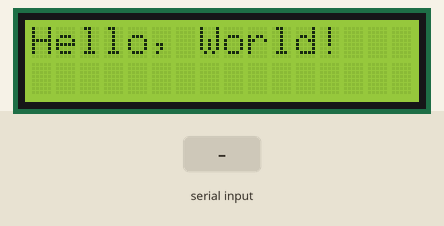
Recording of a program running on a simulated ESP32. Shown: 16×2 character LCD. The inputs (shaded band) are chosen by the test bench.

Above: at 1.2 s.
1.3 s: "1" received over Serial
At 2.6 s:
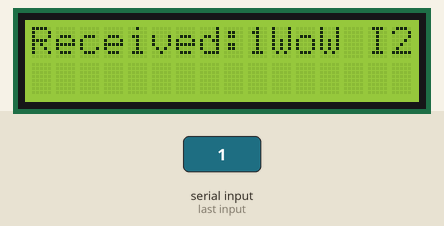
At 5.0 s:
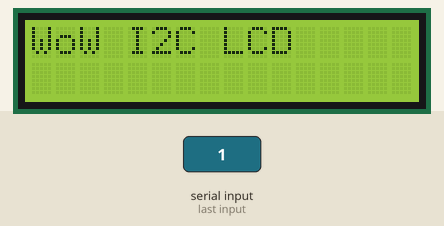
Timing chart, 0 to 6.5 s (numbered marks = the images above; inputs shaded):
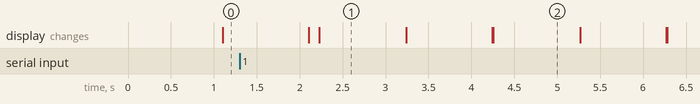

The program:

main.cpp
```cpp
#include <Arduino.h>
#include <Wire.h>
#include <LiquidCrystal_I2C.h>

// Define LCD address and size
LiquidCrystal_I2C lcd(0x27, 16, 2);

void setup()
{
  Serial.begin(115200);

  // Initialize I2C with custom SDA and SCL pins
  Wire.begin(22, 23); // SDA on GPIO 22, SCL on GPIO 23

  // Initialize LCD
  lcd.init();
  lcd.backlight(); // Turn on LCD backlight
  lcd.clear();     // Clear display
  lcd.setCursor(0, 0);
  lcd.print("LCD Ready!"); // Test message
}

void loop()
{
  lcd.print("WoW I2C LCD");   // Display static text on the first line
  delay(1000);                // Delay to allow the message to be read
  lcd.clear();                // Clear the display
  lcd.print("Hello, World!"); // Display static text on the second line
  delay(1000);                // Delay to allow the message to be read
  lcd.clear();                // Clear the display again
  // Display dynamic text from Serial Monitor
  if (Serial.available())
  {
    delay(100); // Allow time for message to arrive
    lcd.clear();
    lcd.print("Received:"); // Static part of the message
    while (Serial.available() > 0)
    {
      lcd.write(Serial.read()); // Display received characters
    }
  }
}
```

Measured:
- what the display in image 1 shows lasts 1.0 s, from 2.2 s to 3.2 s
